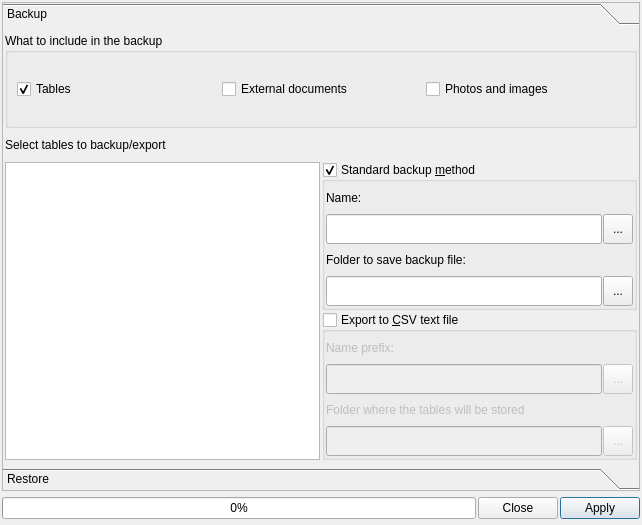
<?xml version="1.0" encoding="UTF-8"?>
<ui version="4.0">
 <class>BackupDialog</class>
 <widget class="QDialog" name="BackupDialog">
  <property name="geometry">
   <rect>
    <x>0</x>
    <y>0</y>
    <width>642</width>
    <height>525</height>
   </rect>
  </property>
  <property name="windowTitle">
   <string>Dialog</string>
  </property>
  <property name="modal">
   <bool>true</bool>
  </property>
  <layout class="QVBoxLayout" name="verticalLayout_2">
   <property name="spacing">
    <number>2</number>
   </property>
   <property name="leftMargin">
    <number>2</number>
   </property>
   <property name="topMargin">
    <number>2</number>
   </property>
   <property name="rightMargin">
    <number>2</number>
   </property>
   <property name="bottomMargin">
    <number>2</number>
   </property>
   <item>
    <widget class="QToolBox" name="toolBox">
     <property name="frameShape">
      <enum>QFrame::StyledPanel</enum>
     </property>
     <property name="frameShadow">
      <enum>QFrame::Raised</enum>
     </property>
     <property name="currentIndex">
      <number>0</number>
     </property>
     <widget class="QWidget" name="pageBackup">
      <property name="geometry">
       <rect>
        <x>0</x>
        <y>0</y>
        <width>636</width>
        <height>415</height>
       </rect>
      </property>
      <attribute name="label">
       <string>Backup</string>
      </attribute>
      <layout class="QGridLayout" name="gLayoutPage">
       <property name="leftMargin">
        <number>2</number>
       </property>
       <property name="topMargin">
        <number>2</number>
       </property>
       <property name="rightMargin">
        <number>2</number>
       </property>
       <property name="bottomMargin">
        <number>2</number>
       </property>
       <property name="spacing">
        <number>2</number>
       </property>
       <item row="1" column="0">
        <widget class="QLabel" name="lblSelectTables">
         <property name="minimumSize">
          <size>
           <width>0</width>
           <height>30</height>
          </size>
         </property>
         <property name="maximumSize">
          <size>
           <width>16777215</width>
           <height>30</height>
          </size>
         </property>
         <property name="frameShape">
          <enum>QFrame::NoFrame</enum>
         </property>
         <property name="frameShadow">
          <enum>QFrame::Plain</enum>
         </property>
         <property name="text">
          <string>Select tables to backup/export</string>
         </property>
        </widget>
       </item>
       <item row="2" column="0" rowspan="2">
        <widget class="QListWidget" name="tablesList">
         <property name="showDropIndicator" stdset="0">
          <bool>false</bool>
         </property>
         <property name="alternatingRowColors">
          <bool>true</bool>
         </property>
         <property name="uniformItemSizes">
          <bool>true</bool>
         </property>
         <property name="sortingEnabled">
          <bool>false</bool>
         </property>
        </widget>
       </item>
       <item row="3" column="1">
        <widget class="QGroupBox" name="grpExportToText">
         <property name="title">
          <string>Export to &amp;CSV text file</string>
         </property>
         <property name="checkable">
          <bool>true</bool>
         </property>
         <property name="checked">
          <bool>false</bool>
         </property>
         <layout class="QGridLayout" name="gridLayout_5">
          <property name="leftMargin">
           <number>1</number>
          </property>
          <property name="topMargin">
           <number>1</number>
          </property>
          <property name="rightMargin">
           <number>1</number>
          </property>
          <property name="bottomMargin">
           <number>1</number>
          </property>
          <property name="spacing">
           <number>1</number>
          </property>
          <item row="0" column="0">
           <layout class="QGridLayout" name="gridLayout_4">
            <property name="spacing">
             <number>1</number>
            </property>
            <item row="0" column="0">
             <widget class="QLabel" name="lblExportPrefix">
              <property name="minimumSize">
               <size>
                <width>0</width>
                <height>30</height>
               </size>
              </property>
              <property name="text">
               <string>Name prefix:</string>
              </property>
             </widget>
            </item>
            <item row="2" column="0">
             <widget class="QLabel" name="lblExportFolder">
              <property name="minimumSize">
               <size>
                <width>0</width>
                <height>30</height>
               </size>
              </property>
              <property name="text">
               <string>Folder where the tables will be stored</string>
              </property>
             </widget>
            </item>
            <item row="1" column="0">
             <widget class="vmLineEdit" name="txtExportPrefix">
              <property name="minimumSize">
               <size>
                <width>0</width>
                <height>30</height>
               </size>
              </property>
              <property name="toolTip">
               <string>&lt;!DOCTYPE HTML PUBLIC &quot;-//W3C//DTD HTML 4.0//EN&quot; &quot;http://www.w3.org/TR/REC-html40/strict.dtd&quot;&gt;
&lt;html&gt;&lt;head&gt;&lt;meta name=&quot;qrichtext&quot; content=&quot;1&quot; /&gt;&lt;style type=&quot;text/css&quot;&gt;
p, li { white-space: pre-wrap; }
&lt;/style&gt;&lt;/head&gt;&lt;body style=&quot; font-family:'Tahoma'; font-size:10pt; font-weight:400; font-style:normal;&quot;&gt;
&lt;p style=&quot; margin-top:0px; margin-bottom:0px; margin-left:0px; margin-right:0px; -qt-block-indent:0; text-indent:0px;&quot;&gt;To &lt;span style=&quot; font-style:italic;&quot;&gt;Prefix&lt;/span&gt; it will be added the table name if backup is successfull&lt;/p&gt;&lt;/body&gt;&lt;/html&gt;</string>
              </property>
             </widget>
            </item>
            <item row="3" column="0">
             <widget class="vmLineEdit" name="txtExportFolder">
              <property name="minimumSize">
               <size>
                <width>0</width>
                <height>30</height>
               </size>
              </property>
             </widget>
            </item>
            <item row="1" column="1">
             <widget class="QToolButton" name="btnDefaultPrefix">
              <property name="minimumSize">
               <size>
                <width>30</width>
                <height>30</height>
               </size>
              </property>
              <property name="maximumSize">
               <size>
                <width>30</width>
                <height>30</height>
               </size>
              </property>
              <property name="toolTip">
               <string>Use program's default prefix pattern, based on the current date</string>
              </property>
              <property name="text">
               <string>...</string>
              </property>
              <property name="icon">
               <iconset resource="resources.qrc">
                <normaloff>:/resources/fill_default.png</normaloff>:/resources/fill_default.png</iconset>
              </property>
             </widget>
            </item>
            <item row="3" column="1">
             <widget class="QToolButton" name="btnChooseExportFolder">
              <property name="minimumSize">
               <size>
                <width>30</width>
                <height>30</height>
               </size>
              </property>
              <property name="maximumSize">
               <size>
                <width>30</width>
                <height>30</height>
               </size>
              </property>
              <property name="text">
               <string>...</string>
              </property>
              <property name="icon">
               <iconset theme="folder">
                <normaloff>.</normaloff>.</iconset>
              </property>
             </widget>
            </item>
           </layout>
          </item>
         </layout>
        </widget>
       </item>
       <item row="2" column="1">
        <widget class="QGroupBox" name="grpBackup">
         <property name="minimumSize">
          <size>
           <width>100</width>
           <height>100</height>
          </size>
         </property>
         <property name="title">
          <string>Standard backup &amp;method</string>
         </property>
         <property name="checkable">
          <bool>true</bool>
         </property>
         <layout class="QGridLayout" name="gridLayout">
          <property name="leftMargin">
           <number>1</number>
          </property>
          <property name="topMargin">
           <number>1</number>
          </property>
          <property name="rightMargin">
           <number>1</number>
          </property>
          <property name="bottomMargin">
           <number>1</number>
          </property>
          <property name="spacing">
           <number>1</number>
          </property>
          <item row="0" column="0">
           <layout class="QGridLayout" name="gridLayout_3">
            <property name="spacing">
             <number>1</number>
            </property>
            <item row="0" column="0">
             <widget class="QLabel" name="lblBackupFilename">
              <property name="minimumSize">
               <size>
                <width>0</width>
                <height>30</height>
               </size>
              </property>
              <property name="text">
               <string>Name:</string>
              </property>
             </widget>
            </item>
            <item row="1" column="0">
             <widget class="vmLineEdit" name="txtBackupFilename">
              <property name="minimumSize">
               <size>
                <width>0</width>
                <height>30</height>
               </size>
              </property>
              <property name="toolTip">
               <string>&lt;!DOCTYPE HTML PUBLIC &quot;-//W3C//DTD HTML 4.0//EN&quot; &quot;http://www.w3.org/TR/REC-html40/strict.dtd&quot;&gt;
&lt;html&gt;&lt;head&gt;&lt;meta name=&quot;qrichtext&quot; content=&quot;1&quot; /&gt;&lt;style type=&quot;text/css&quot;&gt;
p, li { white-space: pre-wrap; }
&lt;/style&gt;&lt;/head&gt;&lt;body style=&quot; font-family:'Tahoma'; font-size:10pt; font-weight:400; font-style:normal;&quot;&gt;
&lt;p style=&quot; margin-top:0px; margin-bottom:0px; margin-left:0px; margin-right:0px; -qt-block-indent:0; text-indent:0px;&quot;&gt;To &lt;span style=&quot; font-style:italic;&quot;&gt;Name&lt;/span&gt; it will be added the suffix &lt;span style=&quot; font-style:italic;&quot;&gt;.bz2&lt;/span&gt; if the backup is successfull.&lt;/p&gt;&lt;/body&gt;&lt;/html&gt;</string>
              </property>
             </widget>
            </item>
            <item row="2" column="0">
             <widget class="QLabel" name="lblBackupFolder">
              <property name="minimumSize">
               <size>
                <width>0</width>
                <height>30</height>
               </size>
              </property>
              <property name="text">
               <string>Folder to save backup file:</string>
              </property>
             </widget>
            </item>
            <item row="3" column="0">
             <widget class="vmLineEdit" name="txtBackupFolder">
              <property name="minimumSize">
               <size>
                <width>0</width>
                <height>30</height>
               </size>
              </property>
             </widget>
            </item>
            <item row="1" column="1">
             <widget class="QToolButton" name="btnDefaultFilename">
              <property name="minimumSize">
               <size>
                <width>30</width>
                <height>30</height>
               </size>
              </property>
              <property name="maximumSize">
               <size>
                <width>30</width>
                <height>30</height>
               </size>
              </property>
              <property name="toolTip">
               <string>Use program's default name based on the current date</string>
              </property>
              <property name="text">
               <string>...</string>
              </property>
              <property name="icon">
               <iconset theme="text-x-generic-template">
                <normaloff>.</normaloff>.</iconset>
              </property>
             </widget>
            </item>
            <item row="3" column="1">
             <widget class="QToolButton" name="btnChooseBackupFolder">
              <property name="minimumSize">
               <size>
                <width>30</width>
                <height>30</height>
               </size>
              </property>
              <property name="maximumSize">
               <size>
                <width>30</width>
                <height>30</height>
               </size>
              </property>
              <property name="text">
               <string>...</string>
              </property>
              <property name="icon">
               <iconset theme="folder">
                <normaloff>.</normaloff>.</iconset>
              </property>
             </widget>
            </item>
           </layout>
          </item>
         </layout>
        </widget>
       </item>
       <item row="0" column="0" colspan="2">
        <widget class="QGroupBox" name="grpIncludes">
         <property name="minimumSize">
          <size>
           <width>0</width>
           <height>60</height>
          </size>
         </property>
         <property name="title">
          <string>What to include in the backup</string>
         </property>
         <layout class="QHBoxLayout" name="horizontalLayout_4">
          <item>
           <layout class="QHBoxLayout" name="horizontalLayout_3">
            <item>
             <widget class="vmCheckBox" name="chkTables">
              <property name="text">
               <string>Tables</string>
              </property>
              <property name="checked">
               <bool>true</bool>
              </property>
             </widget>
            </item>
            <item>
             <widget class="vmCheckBox" name="chkDocs">
              <property name="text">
               <string>External documents</string>
              </property>
             </widget>
            </item>
            <item>
             <widget class="vmCheckBox" name="chkImages">
              <property name="text">
               <string>Photos and images</string>
              </property>
             </widget>
            </item>
           </layout>
          </item>
         </layout>
        </widget>
       </item>
      </layout>
     </widget>
     <widget class="QWidget" name="pageRestore">
      <property name="geometry">
       <rect>
        <x>0</x>
        <y>0</y>
        <width>636</width>
        <height>415</height>
       </rect>
      </property>
      <attribute name="label">
       <string>Restore</string>
      </attribute>
      <layout class="QGridLayout" name="gridLayout_7">
       <property name="leftMargin">
        <number>2</number>
       </property>
       <property name="topMargin">
        <number>2</number>
       </property>
       <property name="rightMargin">
        <number>2</number>
       </property>
       <property name="bottomMargin">
        <number>2</number>
       </property>
       <property name="spacing">
        <number>2</number>
       </property>
       <item row="4" column="2">
        <widget class="vmLineEdit" name="txtRestoreFileName">
         <property name="enabled">
          <bool>false</bool>
         </property>
         <property name="minimumSize">
          <size>
           <width>0</width>
           <height>30</height>
          </size>
         </property>
        </widget>
       </item>
       <item row="1" column="3" rowspan="3">
        <layout class="QVBoxLayout" name="verticalLayout_3">
         <property name="spacing">
          <number>0</number>
         </property>
         <item>
          <widget class="QPushButton" name="btnRemoveFromList">
           <property name="minimumSize">
            <size>
             <width>0</width>
             <height>30</height>
            </size>
           </property>
           <property name="text">
            <string>Remove selected</string>
           </property>
           <property name="icon">
            <iconset>
             <normaloff>:/resources/remove.png</normaloff>:/resources/remove.png</iconset>
           </property>
          </widget>
         </item>
         <item>
          <widget class="QPushButton" name="btnRemoveAndDelete">
           <property name="minimumSize">
            <size>
             <width>0</width>
             <height>30</height>
            </size>
           </property>
           <property name="text">
            <string>Remove selected 
and delete file</string>
           </property>
           <property name="icon">
            <iconset resource="resources.qrc">
             <normaloff>:/resources/edit-delete.png</normaloff>:/resources/edit-delete.png</iconset>
           </property>
          </widget>
         </item>
        </layout>
       </item>
       <item row="4" column="0">
        <widget class="QRadioButton" name="rdChooseAnotherFile">
         <property name="minimumSize">
          <size>
           <width>0</width>
           <height>30</height>
          </size>
         </property>
         <property name="text">
          <string>&amp;Choose another file ...</string>
         </property>
         <property name="autoExclusive">
          <bool>true</bool>
         </property>
        </widget>
       </item>
       <item row="3" column="0" colspan="3">
        <widget class="vmListWidget" name="restoreList">
         <property name="alternatingRowColors">
          <bool>true</bool>
         </property>
         <property name="selectionMode">
          <enum>QAbstractItemView::ExtendedSelection</enum>
         </property>
        </widget>
       </item>
       <item row="0" column="0">
        <widget class="QRadioButton" name="rdChooseKnownFile">
         <property name="minimumSize">
          <size>
           <width>0</width>
           <height>30</height>
          </size>
         </property>
         <property name="text">
          <string>&amp;Known backups and exports</string>
         </property>
         <property name="checked">
          <bool>true</bool>
         </property>
         <property name="autoExclusive">
          <bool>true</bool>
         </property>
        </widget>
       </item>
       <item row="4" column="3">
        <widget class="QToolButton" name="btnChooseImportFile">
         <property name="enabled">
          <bool>false</bool>
         </property>
         <property name="minimumSize">
          <size>
           <width>30</width>
           <height>30</height>
          </size>
         </property>
         <property name="maximumSize">
          <size>
           <width>30</width>
           <height>30</height>
          </size>
         </property>
         <property name="text">
          <string>...</string>
         </property>
         <property name="icon">
          <iconset resource="resources.qrc">
           <normaloff>:/resources/find-service.png</normaloff>:/resources/find-service.png</iconset>
         </property>
        </widget>
       </item>
      </layout>
     </widget>
    </widget>
   </item>
   <item>
    <layout class="QVBoxLayout" name="verticalLayout">
     <property name="spacing">
      <number>1</number>
     </property>
    </layout>
   </item>
   <item>
    <widget class="QFrame" name="frmBottomBar">
     <property name="minimumSize">
      <size>
       <width>0</width>
       <height>30</height>
      </size>
     </property>
     <layout class="QHBoxLayout" name="horizontalLayout_2">
      <property name="spacing">
       <number>0</number>
      </property>
      <property name="leftMargin">
       <number>0</number>
      </property>
      <property name="topMargin">
       <number>0</number>
      </property>
      <property name="rightMargin">
       <number>0</number>
      </property>
      <property name="bottomMargin">
       <number>0</number>
      </property>
      <item>
       <layout class="QHBoxLayout" name="horizontalLayout" stretch="2,0,0">
        <property name="spacing">
         <number>2</number>
        </property>
        <item>
         <widget class="QWidget" name="widget" native="true">
          <layout class="QHBoxLayout" name="horizontalLayout_5">
           <property name="spacing">
            <number>0</number>
           </property>
           <property name="leftMargin">
            <number>0</number>
           </property>
           <property name="topMargin">
            <number>0</number>
           </property>
           <property name="rightMargin">
            <number>0</number>
           </property>
           <property name="bottomMargin">
            <number>0</number>
           </property>
           <item>
            <widget class="QProgressBar" name="pBar">
             <property name="value">
              <number>0</number>
             </property>
            </widget>
           </item>
          </layout>
         </widget>
        </item>
        <item>
         <widget class="QPushButton" name="btnClose">
          <property name="text">
           <string>Close</string>
          </property>
         </widget>
        </item>
        <item>
         <widget class="QPushButton" name="btnApply">
          <property name="text">
           <string>Apply</string>
          </property>
          <property name="default">
           <bool>true</bool>
          </property>
          <property name="flat">
           <bool>false</bool>
          </property>
         </widget>
        </item>
       </layout>
      </item>
     </layout>
    </widget>
   </item>
  </layout>
 </widget>
 <customwidgets>
  <customwidget>
   <class>vmLineEdit</class>
   <extends>QLineEdit</extends>
   <header location="global">vmWidgets/vmwidgets.h</header>
  </customwidget>
  <customwidget>
   <class>vmCheckBox</class>
   <extends>QCheckBox</extends>
   <header location="global">vmWidgets/vmwidgets.h</header>
  </customwidget>
  <customwidget>
   <class>vmListWidget</class>
   <extends>QListWidget</extends>
   <header location="global">vmWidgets/vmlistwidget.h</header>
  </customwidget>
 </customwidgets>
 <resources>
  <include location="resources.qrc"/>
 </resources>
 <connections/>
</ui>
